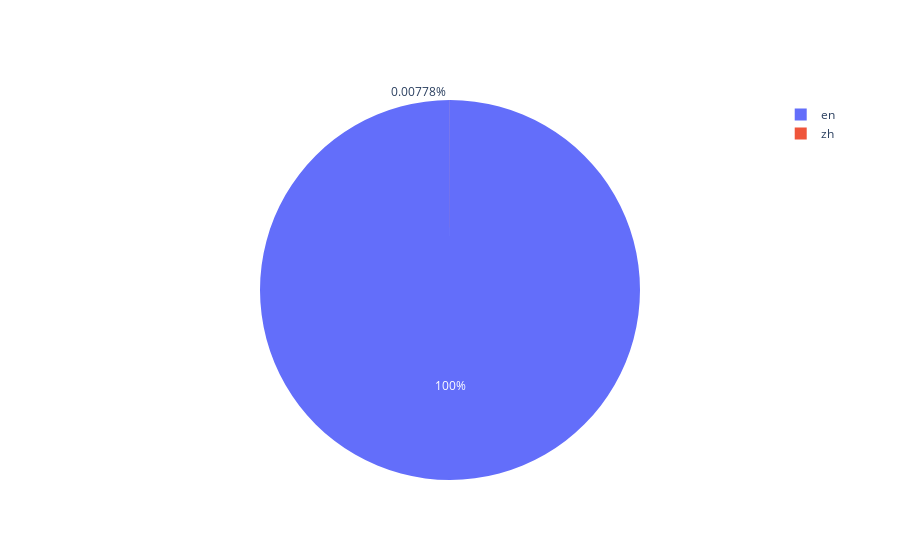

Here is the notebook cell this chart was saved with:
### Code cell
data = [go.Pie(labels = list(langs.index), values = list(langs.values))]
fig = go.Figure(data = data)
iplot(fig)

### Figure 1 — Plotly figure (JSON) as saved in the notebook; plotly's stock layout.template omitted (floating-point values rounded to 4 significant figures)
{"data": [{"labels": ["en", "zh"], "values": [449737, 35], "type": "pie"}], "layout": {"autosize": true}}
